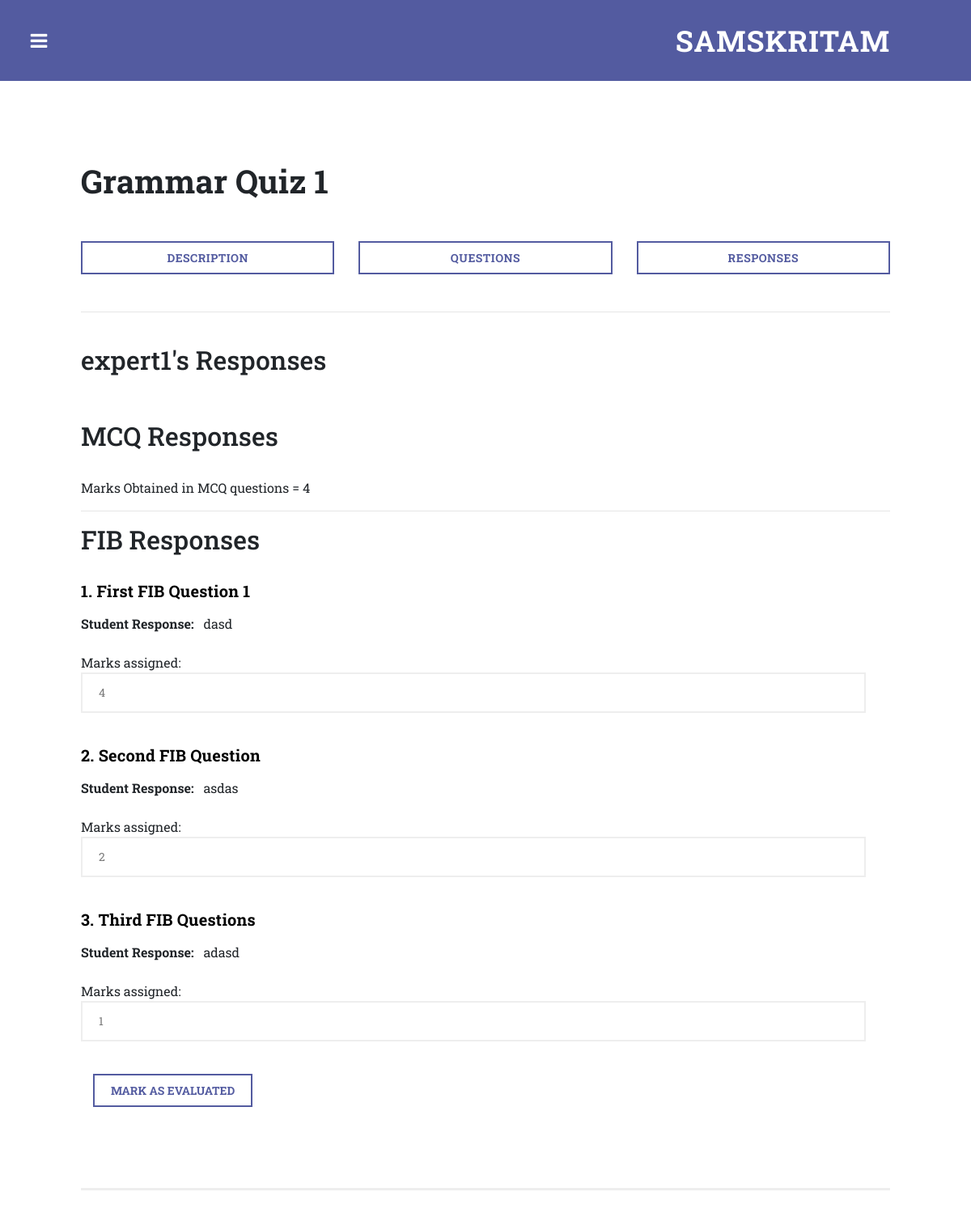
Page /my_competition_student_response/1/3/ (signed in) on the committed database.
### main/models.py (models this page shows, shortened)
class Competition(models.Model):
    name = models.CharField(max_length=200)
    organiser = models.ForeignKey(User,on_delete=models.SET_NULL,null=True)
    description = models.TextField(default='-')
    start_time = models.DateTimeField(null = True)
    end_time = models.DateTimeField(null = True)
    imageurl = models.TextField(null = True, blank = True,default='-')
    imagename = models.TextField(null = True, blank =True,default='-')

class FIB_student_response(models.Model):
    contest = models.ForeignKey(Competition,on_delete=models.SET_NULL,null=True)
    question =  models.ForeignKey(FIB_question,on_delete=models.SET_NULL,null=True)
    student = models.ForeignKey(User,on_delete=models.SET_NULL,null=True)
    response = models.TextField(null = True,blank = True)
    marks = models.IntegerField(default=0)

class FIB_question(models.Model):
    contest = models.ForeignKey(Competition,on_delete=models.SET_NULL,null=True)
    question = models.TextField(null = True,blank = True)
    marks = models.IntegerField(default=0)

### main/views.py (the view, shortened to what this page needs)
# urls.py: path('my_competition_student_response/<int:pk>/<int:student_id>/',views.my_competition_student_response,name="my_competition_student_response"),
def my_competition_student_response(request,pk,student_id):
    expert = None
    if request.user.is_authenticated:
        if Expert_data.objects.filter(user = request.user):
            expert = request.user
    if not expert:
        return(redirect(home))
    competition = Competition.objects.get(pk=pk)
    student = User.objects.get(pk=student_id)
    fib_responses = FIB_student_response.objects.filter(contest=competition,student=student)
    pdf_questions = Pdf_question.objects.filter(contest=competition)
    marks_obt = 0
    mcq_responses = MCQ_student_response.objects.filter(contest=competition,student = student)
    for i in mcq_responses:
        if i.response.correct:
            marks_obt+=1
    return render(request,'main/my_competition_student_response.html',{"expert":expert,"marks_obt":marks_obt,"student":student,"competition":competition,"fib_responses":fib_responses})

### templates/main/my_competition_student_response.html (shortened to what this page needs)
{%extends "main/base.html"%}
{% load static %}
{% block content %}
<div class="row">
                    <div class="col-md-12">
                    <div class="section-heading">
                      <h2 style="font-size:40px">{{competition.name}}</h2>
                    </div>
                  </div>
                      <div class="col-md-4">
                        <div class="border-rectangle-button">
                          <a href="{% url 'my_competition_description' pk=competition.pk %}">Description</a>
                        </div>
                      </div>
                      <div class="col-md-4">
                        <div class="border-rectangle-button">
                          <a href="{% url 'my_competition_questions' pk=competition.pk %}">Questions</a>
                        </div>
                      </div>
                      <div class="col-md-4">
                        <div class="border-rectangle-button">
                          <a href="{% url 'my_competition_responses' pk=competition.pk %}">Responses</a>
                        </div>
                      </div>
                    </div>
                    <hr>
            <section class="forms" style="margin-top: 40px ">
              <div class="container-fluid">
                <div class="row">
                  <div class="col-md-12">
                    <h2>{{student}}'s Responses</h2>
                    <br> <br>
                    <form id="contact" action="" method="post">
                        <h2>MCQ Responses</h2>
                        <br>
                       Marks Obtained in MCQ questions = {{marks_obt}}
                        <hr>
                        <h2>FIB Responses</h2>
                        <br>
                        {% for fib_response in fib_responses %}
                        <p style="font-size: 20px;color: black;"><b>{{forloop.counter}}. {{fib_response.question.question}}</b></p>
                        <b>Student Response: </b> &nbsp;
                        {{fib_response.response}} <br><br>
                        <div class="col-12 row">
                         Marks assigned:
                          <input type="text" name="mar{{fib_response.pk}}" placeholder="Enter the marks here" value="{{fib_response.marks}}" />
                        </div>
                        {% endfor %}
                        <div class="col-md-12">
                          <button type="submit" id="form-submit" class="button">Mark as evaluated</button>
                        </div>
                    </form>
                  </div>
                </div>
              </div>
            </section>
{%endblock%}

### static/main/assets/css/style1.css (style rules this page uses)
body { color: #330066; background: #FFFFFF; font-family: Verdana, Arial; }
p { margin: 0.6em 0 0.6em 0; }
a { color: #330066; text-decoration: underline; }
input { font-family: Arial; color: #5B5B5B; font-size:12pt; }

### static/main/assets/css/templatemo-style.css (style rules this page uses)
body { font-family: 'Roboto Slab', sans-serif; }
input, select, textarea { outline: none; }
p { font-size: 14px; line-height: 25px; color: #7a7a7a; letter-spacing: 0.2px; }
.primary-button a, button { font-size: 14px; font-weight: 700; text-transform: uppercase; background-color: transparent; display: inline-block; padding: 8px 20px; color: #535ba0; border: 2px solid #535ba0; transition: all 0.5s; }
section { border-bottom: 3px solid #eee; padding-bottom: 100px; }
section.forms { margin-top: 90px; }
section.forms .container-fluid { padding-left: 0px; padding-right: 0px; }
.forms input, .forms select { font-size: 14px; color: #7a7a7a; width: 100%; height: 50px; border-radius: 0px; border: 2px solid #eee; outline: none; padding-left: 20px; line-height: 50px; margin-bottom: 40px; }
.border-rectangle-button { margin-bottom: 30px; }
.border-rectangle-button a { font-size: 14px; font-weight: 700; text-transform: uppercase; display: inline-block; padding: 8px; width: 100%; text-align: center; letter-spacing: 0.5px; color: #535ba0; border: 2px solid #535ba0; transition: all 0.5s; background-color: rgba(83,91,160,0.0); }
.section-heading h2 { margin-top: 0px; font-size: 24px; font-weight: 700; margin-bottom: 50px; }

### rows in the picture
Competition: name "Grammar Quiz 1"
FIB_student_response: question.question "First FIB Question 1", response "dasd", marks "4"
FIB_student_response: question.question "Second FIB Question", response "asdas", marks "2"
FIB_student_response: question.question "Third FIB Questions", response "adasd", marks "1"

### other values in the picture
{{ student }} "expert1"
{{ marks_obt }} "4"
